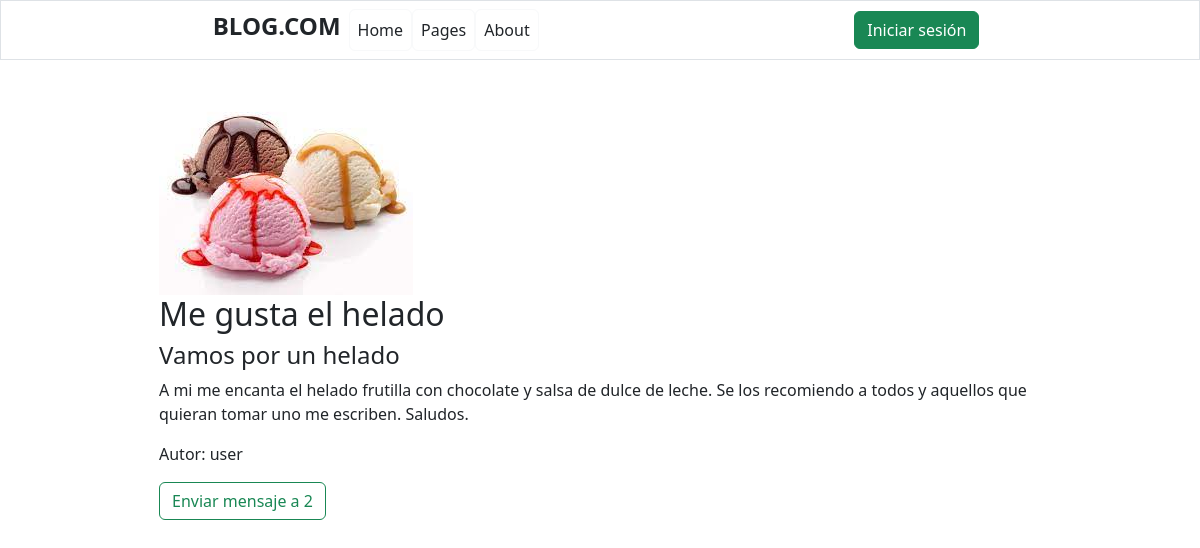
The page /page?id=1 on the database its author committed.
### blog/models.py (models this page shows, shortened)
class Blog(models.Model):
    titulo = models.CharField(max_length=100, null=True)
    subtitulo = models.CharField(max_length=200, null=True)
    cuerpo = models.CharField(max_length=1200, null=True)
    autor = models.ForeignKey(User, null=True, blank=True, on_delete=models.CASCADE)
    fecha = models.DateTimeField(auto_now_add=True)
    imagen = models.ImageField(upload_to='images', null=True, blank=True)
    deleted = models.BooleanField(default=False)
    def __str__(self):
        return self.titulo

### blog/views.py (the view)
# urls.py: path('page', page, name="page"),
def page(request):
	mensaje = ""
	pagina = ""
	username = ""
	if request.user.is_authenticated:
		username = request.user.username
	idp = str(request.GET.get("id"))
	logger.error("idp: "+idp)
	if idp != "":
		pagina = Blog.objects.filter(id = idp, deleted = False).first()
	else:
		return redirect("../pages")
	if request.method == "POST":
		mensajear = request.POST.get("mensajear")
		logger.error("mensajear: "+str(mensajear))
		if mensajear != None:
			return redirect("../mensajes/conversacion?id="+mensajear)
	logger.error("pagina: "+str(pagina))
	context = {
		'mensaje':mensaje,
		'username':username,
		'pagina':pagina,
		}
	return render(request, 'blog/page.html', context)

### templates/blog/page.html (shortened to what this page needs)
{% extends '../main.html' %}
{% load static %}
{% block content %}
<div class="container mx-auto mt-5 mb-5">
	<div class="row col-lg-10 col-md-8 mx-auto">
		<div class="p-4">
            <img style="max-width: 300px; max-height: 300px;" src="{% static '../media/' %}{{pagina.imagen}}" alt="imagen de perfil">
			<h2>{{pagina.titulo}}</h2>
			<h4>{{pagina.subtitulo}}</h4>
			<p>{{pagina.cuerpo}}</p>
			<p>Autor: {{pagina.autor.username}}</p>
			{% if username != pagina.autor.username %}
                <form method="POST">
                    <button class="btn btn-outline-success" type="submit" name="mensajear" value="{{pagina.autor.id}}">Enviar mensaje a {{pagina.autor.id}} </button>
                </form>
			{% endif %}
		</div>
	</div>
</div>
{% endblock %}

### rows shown on the page
Blog: imagen (picture), titulo "Me gusta el helado", subtitulo "Vamos por un helado", cuerpo "A mi me encanta el helado frutilla con chocolate y salsa de dulce de leche. Se los recomiendo a todos y aquellos que quieran tomar uno me escriben. Saludos.", autor.username "user", autor.id "2"
